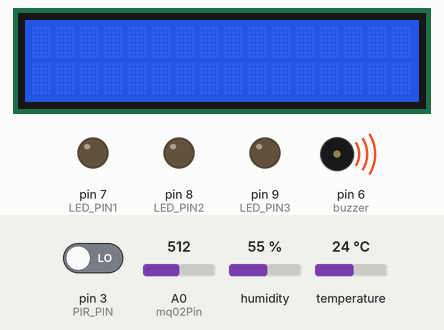
The sketch below on a simulated Arduino Uno, built with avr-gcc and run on an emulated ATmega328P. Shown: 16×2 character LCD, output pins drawn as LEDs (lit = HIGH), buzzer (waves = sounding, pin HIGH). Inputs (shaded band) come from the test bench; at power-on: A0 (mq02Pin) = 512, humidity 55 %, pin 3 (PIR_PIN) LOW, temperature 24 °C. What the sketch prints to the serial monitor is not drawn.

Above: at 11.2 s.
11.3 s: A0 (mq02Pin) set to 213
17.3 s: A0 (mq02Pin) set to 192
At 18.5 s:
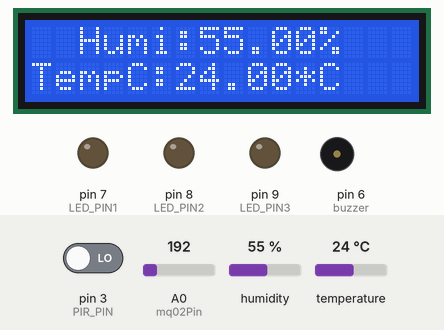
19.0 s: humidity set to 22 %
At 20.1 s:
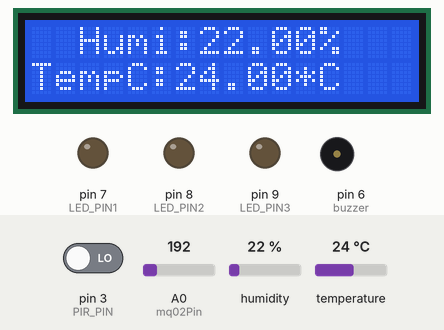
20.6 s: pin 3 (PIR_PIN) driven HIGH
At 21.1 s:
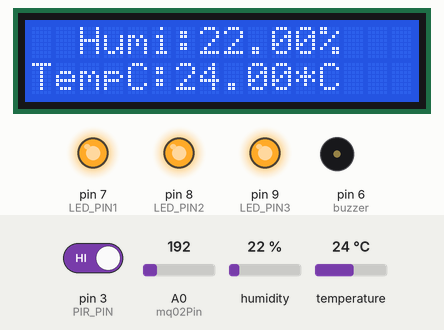
22.2 s: temperature set to 12 °C
At 24.6 s:
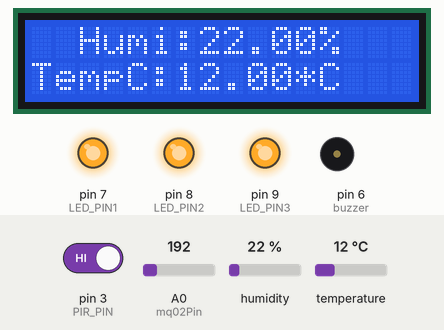
Timing chart, 0 to 26.1 s (numbered marks = the images above; inputs shaded):
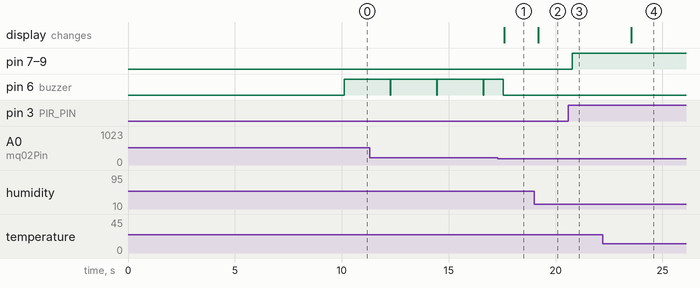

The sketch:

SmartHomeIOT.ino
```cpp
#include "DHT.h"
//LCD
#include <Wire.h>
#include <LiquidCrystal_I2C.h>
#include <SoftwareSerial.h>

// Khai báo chân kết nối
#define DHT11Pin 2
#define DHTType DHT11
#define PIR_PIN 3
#define LED_PIN1 7
#define LED_PIN2 8
#define LED_PIN3 9
#define buzzer 6

DHT dht(DHT11Pin, DHT11);
LiquidCrystal_I2C lcd(0X27,16,2);
SoftwareSerial BT(10, 11);
// Biến lưu nhiệt độ & độ ẩm
float humidity, tempC;
const int mq02Pin = A0;
// Cảm biến PIR
int calibrationTime = 10;  // Giảm thời gian hiệu chỉnh từ 30s xuống 10s
long unsigned int lowIn;
long unsigned int pause = 5000;
boolean lockLow = true;
boolean takeLowTime;
String inputString = "";

void setup() {
    Serial.begin(9600);
    BT.begin(9600);
    lcd.init();
    lcd.backlight();

    dht.begin();
    pinMode(PIR_PIN, INPUT);
    pinMode(LED_PIN1, OUTPUT);
    pinMode(LED_PIN2, OUTPUT);
    pinMode(LED_PIN3, OUTPUT);
    pinMode(buzzer, OUTPUT);
    digitalWrite(PIR_PIN, LOW);

    Serial.print("Đang hiệu chỉnh cảm biến...");
    for(int i = 0; i < calibrationTime; i++) {
        Serial.print(".");
        delay(1000);
    }
    Serial.println("\nCảm biến đã sẵn sàng!");
     Serial.println("Nhap lenh AT:");
}

void loop() {
    readSensors();
//    updateDisplay();
    handleBluetooth();
    checkMotion();
    delay(500); // Reduce CPU load
}

void readSensors() {
    humidity = dht.readHumidity();
    tempC = dht.readTemperature();
    int mq02Value = analogRead(mq02Pin);
    Serial.print("Độ ẩm: "); Serial.print(humidity);
    Serial.print("% - Nhiệt độ: "); Serial.print(tempC);
    Serial.println("°C");
    Serial.print("Giá trị MQ-02: ");
    Serial.println(mq02Value);
    if (mq02Value >= 200) {
        digitalWrite(LED_PIN1, LOW);
        digitalWrite(LED_PIN2, LOW);
        digitalWrite(LED_PIN3, LOW);
        lcd.clear();
        digitalWrite(buzzer, HIGH);
        delay(300);
        digitalWrite(buzzer, LOW);
        readSensors();

    } else {
        digitalWrite(buzzer, LOW);
        updateDisplay();

    }
}

void updateDisplay() {
    lcd.setCursor(2, 0);
    lcd.print("Humi:" + String(humidity) + "%");
    lcd.setCursor(0, 1);
    lcd.print("TempC:" + String(tempC) + "*C");
}

void handleBluetooth() {
    if (BT.available()) {
        char c = BT.read();
        Serial.print("From BT: ");
        Serial.println(c);
    }
    if (Serial.available()) {
        char c = Serial.read();
        BT.write(c);
        Serial.print("To BT: ");
        Serial.println(c);
    }
    while (BT.available()) {
        char c = BT.read();
        if (c == '\n') {
            processCommand(inputString);
            inputString = "";
        } else {
            inputString += c;
        }
    }
}

void checkMotion() {
    if (digitalRead(PIR_PIN) == HIGH) {
        digitalWrite(LED_PIN1, HIGH);
        digitalWrite(LED_PIN2, HIGH);
        digitalWrite(LED_PIN3, HIGH);
        if (lockLow) {
            lockLow = false;
            Serial.println(" Phát hiện chuyển động!");
            delay(50);
        }
        takeLowTime = true;
    } else {
        if (takeLowTime) {
            lowIn = millis();
            takeLowTime = false;
        }
        if (!lockLow && millis() - lowIn > pause) {
            lockLow = true;
            digitalWrite(LED_PIN1, LOW);
            digitalWrite(LED_PIN2, LOW);
            digitalWrite(LED_PIN3, LOW);
            Serial.println(" Chuyển động kết thúc.");
            delay(50);
        }
    }
}
void processCommand(String cmd) {
    if (cmd == "1-1") digitalWrite(LED_PIN1, HIGH);
    else if (cmd == "1-0") digitalWrite(LED_PIN1, LOW);
    else if (cmd == "2-1") digitalWrite(LED_PIN2, HIGH);
    else if (cmd == "2-0") digitalWrite(LED_PIN2, LOW);
    else if (cmd == "3-1") digitalWrite(LED_PIN3, HIGH);
    else if (cmd == "3-0") digitalWrite(LED_PIN3, LOW);
}
```

Measured:
- the behaviour switches between 200 and 199 on A0 (mq02Pin) (found by bisection; images 0 and 1)
- after the input at 17.3 s, the display: changes after 0.29 s (image 1)
- after the input at 19.0 s, the display: changes after 0.20 s (image 2)
- after the input at 20.6 s, pin 7 (LED_PIN1), pin 8 (LED_PIN2), pin 9 (LED_PIN3): LOW → HIGH after 0.18 s
- after the input at 22.2 s, the display: changes after 1.3 s (image 4)
- by itself, pin 6 (buzzer): alternates HIGH for 2.1 s and LOW for 0.03 s
